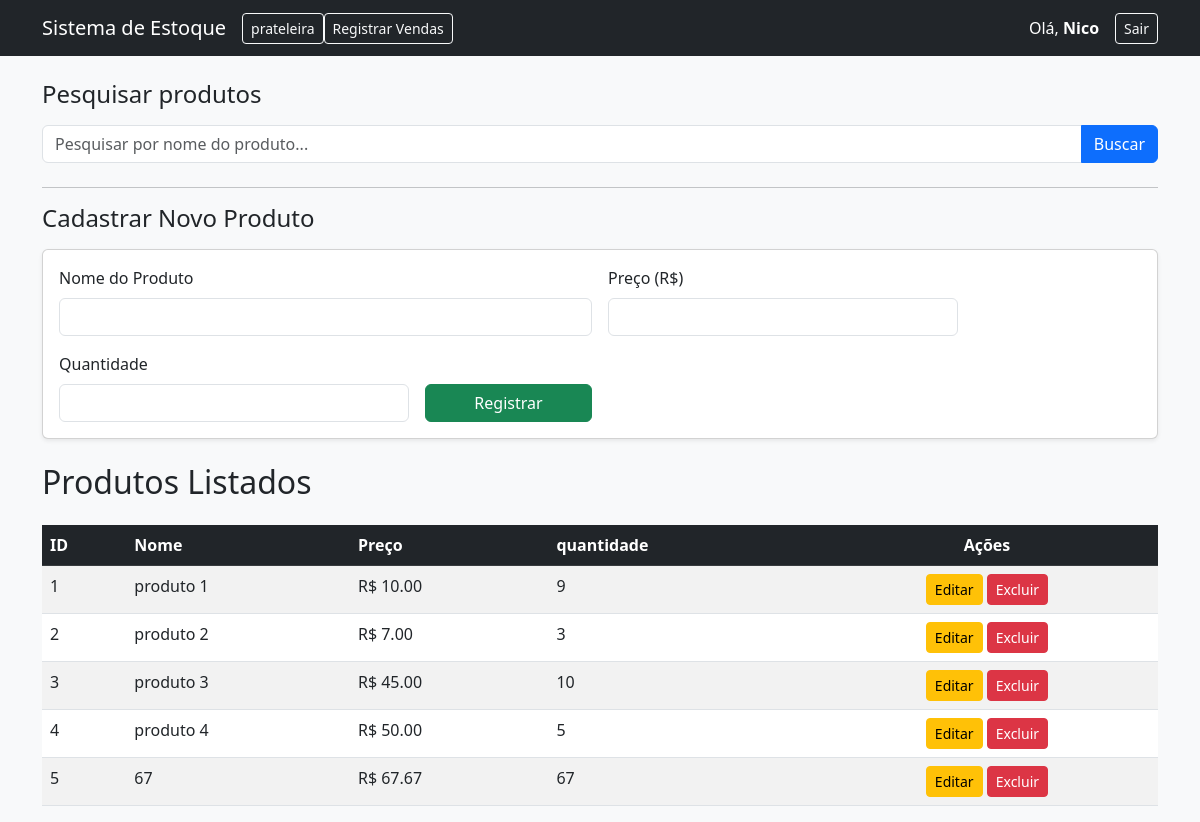
/ (signed in), run on the app's committed database.
### app.py (models this page shows)
class Usuario(UserMixin, db.Model):
    id = db.Column(db.Integer, primary_key=True)
    username = db.Column(db.String(50), unique=True, nullable=False)
    senha = db.Column(db.String(50), nullable=False)
    produtos = db.relationship('Produto', backref='dono', lazy='select')
    vendas = db.relationship('Venda', backref='dono', lazy='select')
    fiados = db.relationship('Fiado', backref='dono', lazy='select')

class Produto(db.Model):
    id = db.Column(db.Integer, primary_key=True)
    nome = db.Column(db.String(100), nullable=False)
    preco = db.Column(db.Float, nullable=False)
    quantidade = db.Column(db.Integer, nullable=False)
    usuario_id = db.Column(db.Integer, db.ForeignKey('usuario.id'), nullable=False)

### app.py (the view, shortened to what this page needs)
@app.route('/', methods=['GET', 'POST'])
@login_required
def index():
    busca = request.args.get('busca')
    query_base = Produto.query.filter_by(usuario_id=current_user.id)
    if busca:
        produtos = query_base.filter(Produto.nome.contains(busca)).all()
    else:
        produtos = query_base.all()
    return render_template('index.html', produtos=produtos)

### app.py (called while the page is built)
@login_manager.user_loader
def load_user(user_id):
    return db.session.get(Usuario, int(user_id))

### templates/index.html (shortened to what this page needs)
<!DOCTYPE html>
<html lang="pt-br">
<head>
    <link href="https://cdn.jsdelivr.net/npm/bootstrap@5.3.0/dist/css/bootstrap.min.css" rel="stylesheet">
</head>
<body class="bg-light">
    <nav class="navbar navbar-expand-lg navbar-dark bg-dark mb-4">
        <div class="container">
            <a class="navbar-brand" href="/">Sistema de Estoque</a>
            <div class="collapse navbar-collapse" id="navbarNav">
                <ul class="navbar-nav ml-auto">
                    <li class="nav-item">
                        <a class="btn btn-outline-light btn-sm" href="prateleira">prateleira</a>
                    </li>
                    <li class="nav-item">
                        <a class="btn btn-outline-light btn-sm" href="registrarVendas">Registrar Vendas</a>
                    </li>
                </ul>
            </div>
            <div class="d-flex align-items-center">
                <span class="navbar-text me-3 text-white">
                    Olá, <strong>{{ current_user.username }}</strong>
                </span>
                <a href="/logout" class="btn btn-outline-light btn-sm">Sair</a>
            </div>
        </div>
    </nav>
    <div class="container">
        <h2 class="h4 mb-3">Pesquisar produtos</h2>
        <form method="GET" action="/" class="mb-4">
            <div class="input-group">
                <input type="text" name="busca" class="form-control" placeholder="Pesquisar por nome do produto..." value="{{ request.args.get('busca', '') }}">
                <button class="btn btn-primary" type="submit">Buscar</button>
            </div>
        </form>
        <hr>
        <h2 class="h4 mb-3">Cadastrar Novo Produto</h2>
        <div class="card card-body mb-4 shadow-sm">
            <form method="POST" class="row g-3">
                <div class="col-md-6">
                    <label for="nome" class="form-label">Nome do Produto</label>
                    <input type="text" name="nome" id="nome" class="form-control" required>
                </div>
                <div class="col-md-4">
                    <label for="preco" class="form-label">Preço (R$)</label>
                    <input type="number" step="0.01" name="preco" id="preco" class="form-control" required>
                </div>
                <div class="col-md-4">
                    <label for="quantidade" class="form-label">Quantidade</label>
                    <input type="number" step="1" name="quantidade" id="quantidade" class="form-control" required>
                </div>
                <div class="col-md-2 d-flex align-items-end">
                    <button type="submit" class="btn btn-success w-100">Registrar</button>
                </div>
            </form>
        </div>
        <h2>Produtos Listados</h2>
        <div class="table-responsive">
            <table class="table table-striped table-hover mt-3 bg-white">
                <thead class="table-dark">
                    <tr>
                        <th>ID</th>
                        <th>Nome</th>
                        <th>Preço</th>
                        <th>quantidade</th>
                        <th class="text-center">Ações</th>
                    </tr>
                </thead>
                <tbody>
                    {% for produto in produtos %}
                    <tr>
                        <td>{{ produto.id }}</td>
                        <td>{{ produto.nome }}</td>
                        <td>R$ {{ "%.2f"|format(produto.preco) }}</td>
                        <td>{{ produto.quantidade }}</td>
                        <td class="text-center">
                            <a href="/editar/{{produto.id}}" class="btn btn-warning btn-sm">Editar</a>
                            <a href="/deletar/{{produto.id}}" class="btn btn-danger btn-sm" onclick="return confirm('Tem certeza que deseja excluir o produto {{produto.nome}}?')">Excluir</a>
                        </td>
                    </tr>
                    {% endfor %}
                </tbody>
            </table>
        </div>
    </div>
</body>
</html>

### data on the page
Usuario: username "Nico"
Produto: id "1", nome "produto 1", preco "10.00", quantidade "9"
Produto: id "2", nome "produto 2", preco "7.00", quantidade "3"
Produto: id "3", nome "produto 3", preco "45.00", quantidade "10"
Produto: id "4", nome "produto 4", preco "50.00", quantidade "5"
Produto: id "5", nome "67", preco "67.67", quantidade "67"
